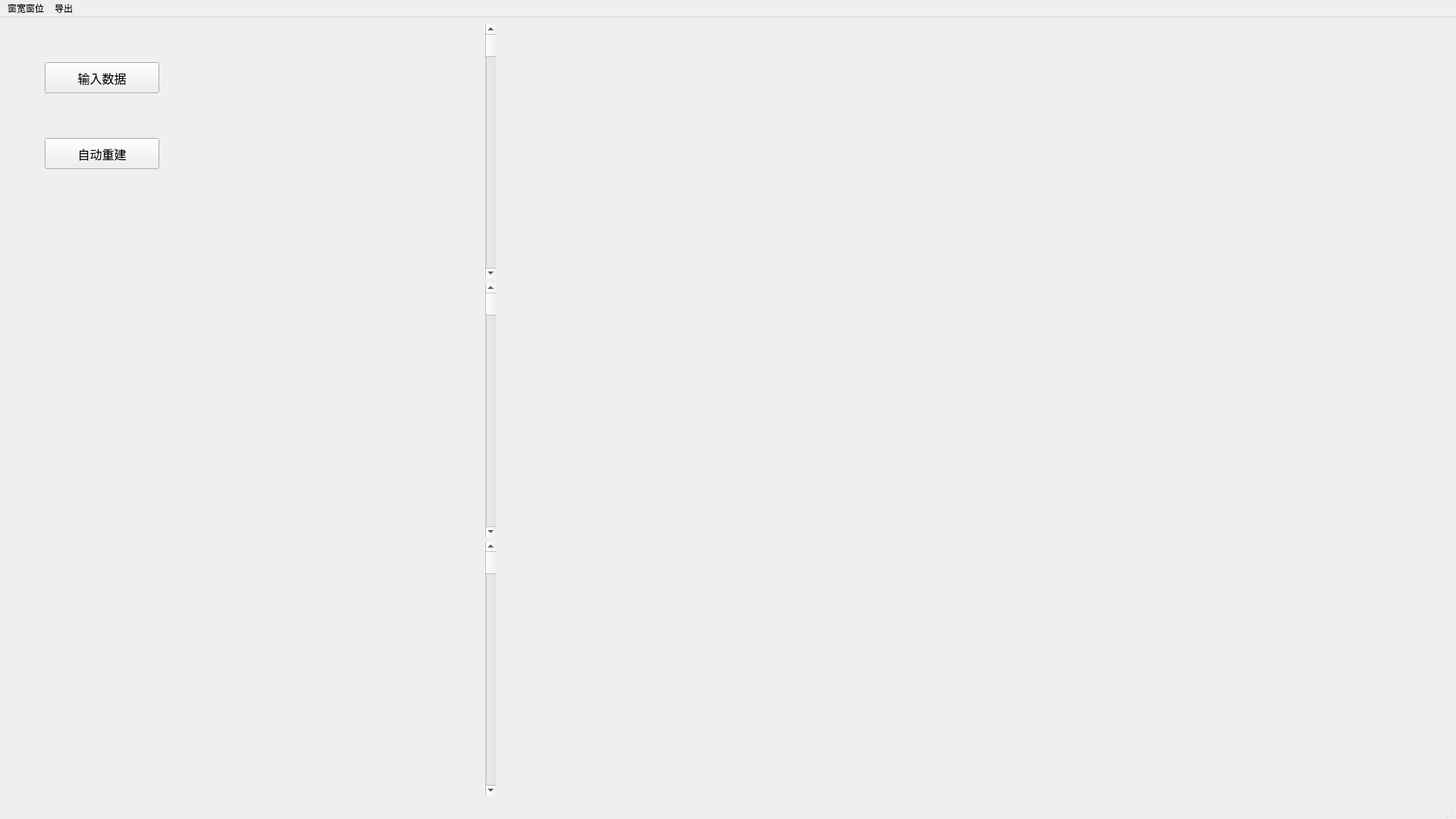
<?xml version="1.0" encoding="UTF-8"?>
<ui version="4.0">
 <class>MainWindow</class>
 <widget class="QMainWindow" name="MainWindow">
  <property name="geometry">
   <rect>
    <x>0</x>
    <y>0</y>
    <width>1920</width>
    <height>1080</height>
   </rect>
  </property>
  <property name="windowTitle">
   <string>MainWindow</string>
  </property>
  <widget class="QWidget" name="centralwidget">
   <layout class="QGridLayout" name="gridLayout">
    <item row="0" column="0">
     <layout class="QHBoxLayout" name="horizontalLayout_5" stretch="1,6,1">
      <item>
       <widget class="QWidget" name="widget_2" native="true">
        <widget class="QPushButton" name="btn_input_data">
         <property name="geometry">
          <rect>
           <x>50</x>
           <y>50</y>
           <width>151</width>
           <height>41</height>
          </rect>
         </property>
         <property name="font">
          <font>
           <pointsize>12</pointsize>
          </font>
         </property>
         <property name="text">
          <string>输入数据</string>
         </property>
        </widget>
        <widget class="QPushButton" name="btn_autorec">
         <property name="geometry">
          <rect>
           <x>50</x>
           <y>150</y>
           <width>151</width>
           <height>41</height>
          </rect>
         </property>
         <property name="font">
          <font>
           <pointsize>12</pointsize>
          </font>
         </property>
         <property name="text">
          <string>自动重建</string>
         </property>
        </widget>
       </widget>
      </item>
      <item>
       <layout class="QHBoxLayout" name="horizontalLayout_4" stretch="2,5">
        <item>
         <layout class="QVBoxLayout" name="verticalLayout_2">
          <item>
           <layout class="QHBoxLayout" name="horizontalLayout" stretch="8,1">
            <property name="spacing">
             <number>0</number>
            </property>
            <item>
             <widget class="QWidget" name="win1" native="true"/>
            </item>
            <item>
             <widget class="QScrollBar" name="Bar1">
              <property name="orientation">
               <enum>Qt::Orientation::Vertical</enum>
              </property>
             </widget>
            </item>
           </layout>
          </item>
          <item>
           <layout class="QHBoxLayout" name="horizontalLayout_2" stretch="8,1">
            <property name="spacing">
             <number>0</number>
            </property>
            <item>
             <widget class="QWidget" name="win2" native="true"/>
            </item>
            <item>
             <widget class="QScrollBar" name="Bar2">
              <property name="orientation">
               <enum>Qt::Orientation::Vertical</enum>
              </property>
             </widget>
            </item>
           </layout>
          </item>
          <item>
           <layout class="QHBoxLayout" name="horizontalLayout_3">
            <property name="spacing">
             <number>0</number>
            </property>
            <item>
             <widget class="QWidget" name="win3" native="true"/>
            </item>
            <item>
             <widget class="QScrollBar" name="Bar3">
              <property name="orientation">
               <enum>Qt::Orientation::Vertical</enum>
              </property>
             </widget>
            </item>
           </layout>
          </item>
         </layout>
        </item>
        <item>
         <widget class="QWidget" name="win4" native="true"/>
        </item>
       </layout>
      </item>
      <item>
       <widget class="QWidget" name="label_plate" native="true">
        <widget class="QWidget" name="label_menu" native="true">
         <property name="geometry">
          <rect>
           <x>20</x>
           <y>20</y>
           <width>221</width>
           <height>951</height>
          </rect>
         </property>
         <layout class="QVBoxLayout" name="verticalLayout">
          <item>
           <spacer name="verticalSpacer">
            <property name="orientation">
             <enum>Qt::Orientation::Vertical</enum>
            </property>
            <property name="sizeHint" stdset="0">
             <size>
              <width>20</width>
              <height>40</height>
             </size>
            </property>
           </spacer>
          </item>
         </layout>
        </widget>
       </widget>
      </item>
     </layout>
    </item>
   </layout>
  </widget>
  <widget class="QMenuBar" name="menubar">
   <property name="geometry">
    <rect>
     <x>0</x>
     <y>0</y>
     <width>1920</width>
     <height>33</height>
    </rect>
   </property>
   <widget class="QMenu" name="menu">
    <property name="title">
     <string>窗宽窗位</string>
    </property>
    <addaction name="actionbone"/>
    <addaction name="actionlung"/>
    <addaction name="actionliver"/>
    <addaction name="actionbrain"/>
   </widget>
   <widget class="QMenu" name="menu_2">
    <property name="title">
     <string>导出</string>
    </property>
    <addaction name="actionstl"/>
   </widget>
   <addaction name="menu"/>
   <addaction name="menu_2"/>
  </widget>
  <widget class="QStatusBar" name="statusbar"/>
  <action name="actionbone">
   <property name="text">
    <string>骨窗</string>
   </property>
  </action>
  <action name="actionlung">
   <property name="text">
    <string>肺窗</string>
   </property>
  </action>
  <action name="actionliver">
   <property name="text">
    <string>纵膈窗</string>
   </property>
  </action>
  <action name="actionbrain">
   <property name="text">
    <string>脑窗</string>
   </property>
  </action>
  <action name="actionstl">
   <property name="text">
    <string>导出.stl文件</string>
   </property>
  </action>
 </widget>
 <resources/>
 <connections/>
</ui>
